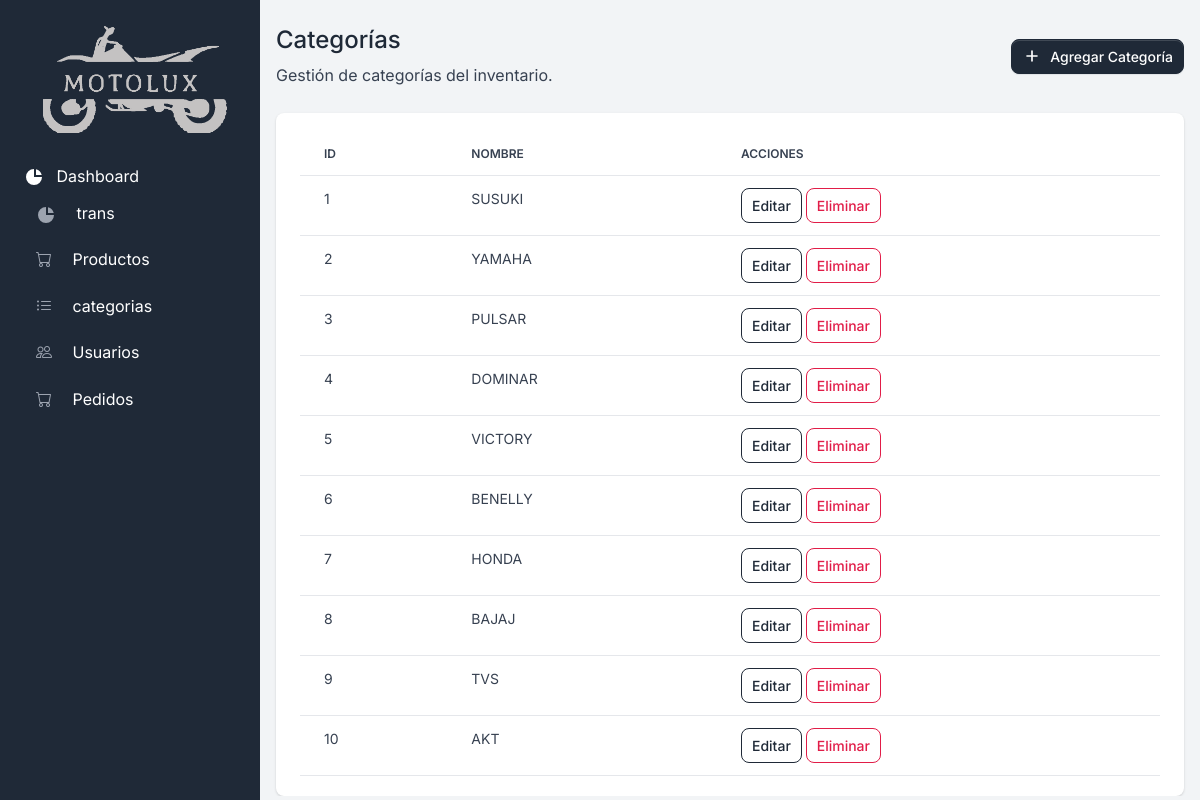
Before: /categorias/ with the older database file.
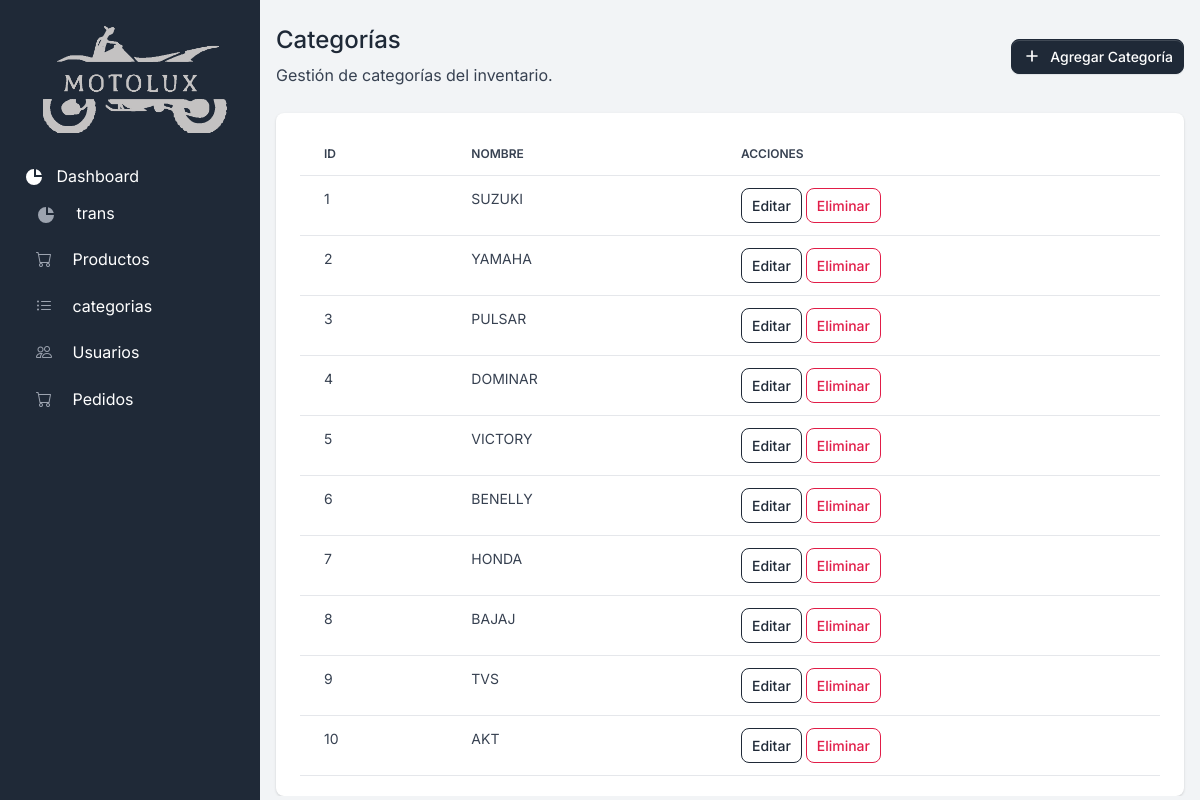
After: the same page with the newer database file.
### tienda/models.py (models this page shows, shortened)
class Categoria(models.Model):
    nombre = models.CharField(max_length=100)

### tienda/views.py (the view)
# urls.py: path('categorias/', views.categorias, name='categorias'),
def categorias(request):
    if request.method == 'POST':
        formulario = categoriaForm(request.POST)
        if formulario.is_valid():
            formulario.save()
            messages.success(request, "Categoría agregada exitosamente.")
            return redirect('categorias')
    else:
        formulario = categoriaForm()
    categorias = Categoria.objects.all()
    return render(request, 'tienda/admin/categorias/categorias.html', {
        'categorias': categorias,
        'formulario': formulario
    })

### tienda/templates/tienda/admin/categorias/categorias.html (shortened to what this page needs)
{% extends "tienda/admin/layouts/base.html" %}
{% load static %}
{% block content %}
{% include 'tienda/admin/includes/sidebar.html' %}
<div class="d-flex justify-content-between flex-wrap flex-md-nowrap align-items-center py-4">
    <div>
        <h2 class="h4">Categorías</h2>
        <p class="mb-0">Gestión de categorías del inventario.</p>
    </div>
    <button type="button"
            class="btn btn-sm btn-gray-800 d-inline-flex align-items-center"
            data-bs-toggle="modal"
            data-bs-target="#agregarCategoriaModal">
        <svg class="icon icon-xs me-2" fill="none" stroke="currentColor" viewBox="0 0 24 24" xmlns="http://www.w3.org/2000/svg"><path stroke-linecap="round" stroke-linejoin="round" stroke-width="2" d="M12 6v6m0 0v6m0-6h6m-6 0H6"></path></svg>
        Agregar Categoría
    </button>
</div>
<div class="card card-body border-0 shadow table-wrapper table-responsive">
    <table class="table table-hover">
        <thead>
            <tr>
                <th class="border-gray-200">ID</th>
                <th class="border-gray-200">Nombre</th>
                <th class="border-gray-200">Acciones</th>
            </tr>
        </thead>
        <tbody>
            {% for categoria in categorias %}
            <tr>
                <td>{{ categoria.id }}</td>
                <td>{{ categoria.nombre }}</td>
                <td>
                    <button type="button"
                        class="btn btn-sm btn-outline-primary"
                        data-bs-toggle="modal"
                        data-bs-target="#editarCategoriaModal{{ categoria.id }}">
                        Editar
                    </button>
                    <button type="button"
                        class="btn btn-sm btn-outline-danger"
                        data-bs-toggle="modal"
                        data-bs-target="#eliminarCategoriaModal{{ categoria.id }}">
                        Eliminar
                    </button>
                </td>
            </tr>
            {% empty %}
            <tr>
                <td colspan="3" class="text-center">No hay categorías registradas.</td>
            </tr>
            {% endfor %}
        </tbody>
    </table>
</div>
{% endblock %}

Changed rows visible on the page:
changed Categoria id 1: nombre "SUSUKI" → "SUZUKI"
